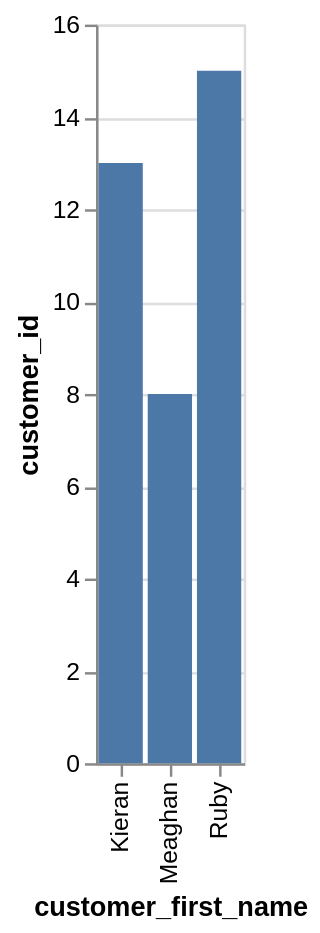

This figure's Vega-Lite source:
### Vega-Lite specification from a JSON file in a GitHub repository (floating-point values rounded to 4 significant figures)
{"data": {"values": [{"x_data": "Kieran", "y_data": 13}, {"x_data": "Meaghan", "y_data": 8}, {"x_data": "Ruby", "y_data": 15}]}, "mark": "bar", "encoding": {"x": {"field": "x_data", "type": "nominal", "title": "customer_first_name", "sort": "ascending"}, "y": {"field": "y_data", "type": "quantitative", "title": "customer_id"}}}
